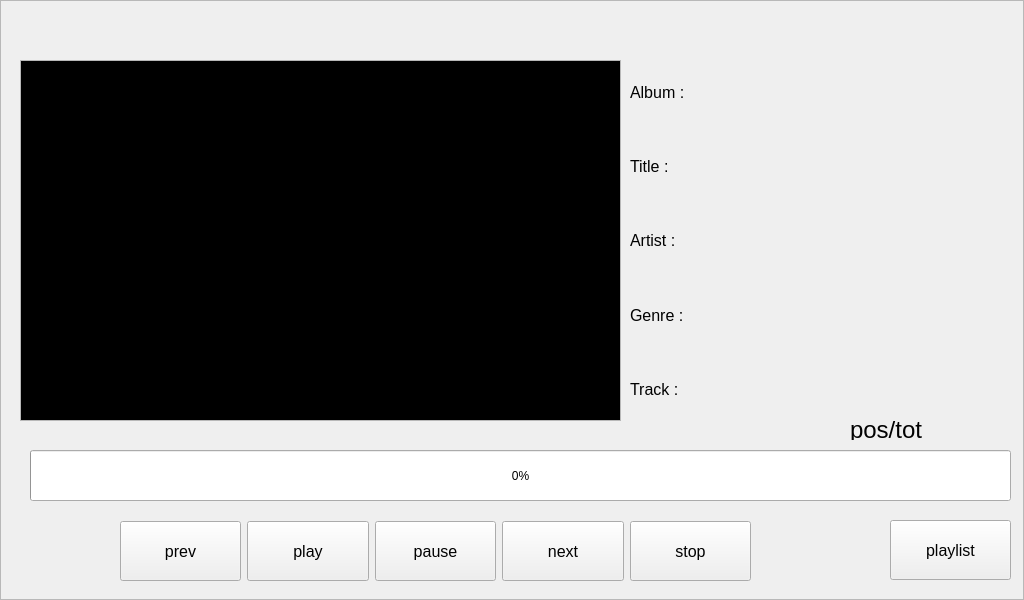
<?xml version="1.0" encoding="UTF-8"?>
<ui version="4.0">
 <class>PlayerAudioFrame</class>
 <widget class="QFrame" name="PlayerAudioFrame">
  <property name="geometry">
   <rect>
    <x>0</x>
    <y>0</y>
    <width>1024</width>
    <height>600</height>
   </rect>
  </property>
  <property name="windowTitle">
   <string>Frame</string>
  </property>
  <property name="autoFillBackground">
   <bool>true</bool>
  </property>
  <property name="styleSheet">
   <string notr="true">color: rgb(1, 1, 1);</string>
  </property>
  <property name="frameShape">
   <enum>QFrame::StyledPanel</enum>
  </property>
  <property name="frameShadow">
   <enum>QFrame::Raised</enum>
  </property>
  <widget class="QPushButton" name="playListButton">
   <property name="geometry">
    <rect>
     <x>890</x>
     <y>520</y>
     <width>121</width>
     <height>60</height>
    </rect>
   </property>
   <property name="minimumSize">
    <size>
     <width>120</width>
     <height>60</height>
    </size>
   </property>
   <property name="font">
    <font>
     <pointsize>12</pointsize>
    </font>
   </property>
   <property name="text">
    <string>playlist</string>
   </property>
  </widget>
  <widget class="QWidget" name="layoutWidget">
   <property name="geometry">
    <rect>
     <x>120</x>
     <y>520</y>
     <width>631</width>
     <height>62</height>
    </rect>
   </property>
   <layout class="QHBoxLayout" name="playControlLayout">
    <item>
     <widget class="QPushButton" name="prevButton">
      <property name="minimumSize">
       <size>
        <width>120</width>
        <height>60</height>
       </size>
      </property>
      <property name="font">
       <font>
        <pointsize>12</pointsize>
       </font>
      </property>
      <property name="text">
       <string>prev</string>
      </property>
     </widget>
    </item>
    <item>
     <widget class="QPushButton" name="playButton">
      <property name="minimumSize">
       <size>
        <width>120</width>
        <height>60</height>
       </size>
      </property>
      <property name="font">
       <font>
        <pointsize>12</pointsize>
       </font>
      </property>
      <property name="text">
       <string>play</string>
      </property>
     </widget>
    </item>
    <item>
     <widget class="QPushButton" name="pauseButton">
      <property name="minimumSize">
       <size>
        <width>120</width>
        <height>60</height>
       </size>
      </property>
      <property name="font">
       <font>
        <pointsize>12</pointsize>
       </font>
      </property>
      <property name="text">
       <string>pause</string>
      </property>
     </widget>
    </item>
    <item>
     <widget class="QPushButton" name="nextButton">
      <property name="minimumSize">
       <size>
        <width>120</width>
        <height>60</height>
       </size>
      </property>
      <property name="font">
       <font>
        <pointsize>12</pointsize>
       </font>
      </property>
      <property name="text">
       <string>next</string>
      </property>
     </widget>
    </item>
    <item>
     <widget class="QPushButton" name="stopButton">
      <property name="minimumSize">
       <size>
        <width>120</width>
        <height>60</height>
       </size>
      </property>
      <property name="font">
       <font>
        <pointsize>12</pointsize>
       </font>
      </property>
      <property name="text">
       <string>stop</string>
      </property>
     </widget>
    </item>
   </layout>
  </widget>
  <widget class="QGraphicsView" name="albumArtView">
   <property name="geometry">
    <rect>
     <x>20</x>
     <y>60</y>
     <width>601</width>
     <height>361</height>
    </rect>
   </property>
   <property name="palette">
    <palette>
     <active>
      <colorrole role="WindowText">
       <brush brushstyle="SolidPattern">
        <color alpha="255">
         <red>1</red>
         <green>1</green>
         <blue>1</blue>
        </color>
       </brush>
      </colorrole>
      <colorrole role="Text">
       <brush brushstyle="SolidPattern">
        <color alpha="255">
         <red>1</red>
         <green>1</green>
         <blue>1</blue>
        </color>
       </brush>
      </colorrole>
      <colorrole role="ButtonText">
       <brush brushstyle="SolidPattern">
        <color alpha="255">
         <red>1</red>
         <green>1</green>
         <blue>1</blue>
        </color>
       </brush>
      </colorrole>
      <colorrole role="Base">
       <brush brushstyle="SolidPattern">
        <color alpha="255">
         <red>0</red>
         <green>0</green>
         <blue>0</blue>
        </color>
       </brush>
      </colorrole>
     </active>
     <inactive>
      <colorrole role="WindowText">
       <brush brushstyle="SolidPattern">
        <color alpha="255">
         <red>1</red>
         <green>1</green>
         <blue>1</blue>
        </color>
       </brush>
      </colorrole>
      <colorrole role="Text">
       <brush brushstyle="SolidPattern">
        <color alpha="255">
         <red>1</red>
         <green>1</green>
         <blue>1</blue>
        </color>
       </brush>
      </colorrole>
      <colorrole role="ButtonText">
       <brush brushstyle="SolidPattern">
        <color alpha="255">
         <red>1</red>
         <green>1</green>
         <blue>1</blue>
        </color>
       </brush>
      </colorrole>
      <colorrole role="Base">
       <brush brushstyle="SolidPattern">
        <color alpha="255">
         <red>0</red>
         <green>0</green>
         <blue>0</blue>
        </color>
       </brush>
      </colorrole>
     </inactive>
     <disabled>
      <colorrole role="WindowText">
       <brush brushstyle="SolidPattern">
        <color alpha="255">
         <red>1</red>
         <green>1</green>
         <blue>1</blue>
        </color>
       </brush>
      </colorrole>
      <colorrole role="Text">
       <brush brushstyle="SolidPattern">
        <color alpha="255">
         <red>1</red>
         <green>1</green>
         <blue>1</blue>
        </color>
       </brush>
      </colorrole>
      <colorrole role="ButtonText">
       <brush brushstyle="SolidPattern">
        <color alpha="255">
         <red>1</red>
         <green>1</green>
         <blue>1</blue>
        </color>
       </brush>
      </colorrole>
      <colorrole role="Base">
       <brush brushstyle="SolidPattern">
        <color alpha="255">
         <red>68</red>
         <green>68</green>
         <blue>68</blue>
        </color>
       </brush>
      </colorrole>
     </disabled>
    </palette>
   </property>
   <property name="mouseTracking">
    <bool>false</bool>
   </property>
   <property name="autoFillBackground">
    <bool>true</bool>
   </property>
   <property name="verticalScrollBarPolicy">
    <enum>Qt::ScrollBarAlwaysOff</enum>
   </property>
   <property name="horizontalScrollBarPolicy">
    <enum>Qt::ScrollBarAlwaysOff</enum>
   </property>
  </widget>
  <widget class="QWidget" name="layoutWidget_2">
   <property name="geometry">
    <rect>
     <x>630</x>
     <y>60</y>
     <width>301</width>
     <height>361</height>
    </rect>
   </property>
   <layout class="QVBoxLayout" name="verticalLayout">
    <property name="spacing">
     <number>30</number>
    </property>
    <property name="leftMargin">
     <number>0</number>
    </property>
    <property name="topMargin">
     <number>10</number>
    </property>
    <property name="bottomMargin">
     <number>10</number>
    </property>
    <item>
     <widget class="QLabel" name="labelAlbum">
      <property name="font">
       <font>
        <pointsize>12</pointsize>
       </font>
      </property>
      <property name="text">
       <string>Album :</string>
      </property>
     </widget>
    </item>
    <item>
     <widget class="QLabel" name="labelTitle">
      <property name="font">
       <font>
        <pointsize>12</pointsize>
       </font>
      </property>
      <property name="text">
       <string>Title :</string>
      </property>
     </widget>
    </item>
    <item>
     <widget class="QLabel" name="labelArtist">
      <property name="font">
       <font>
        <pointsize>12</pointsize>
       </font>
      </property>
      <property name="text">
       <string>Artist :</string>
      </property>
     </widget>
    </item>
    <item>
     <widget class="QLabel" name="labelGenre">
      <property name="font">
       <font>
        <pointsize>12</pointsize>
       </font>
      </property>
      <property name="text">
       <string>Genre :</string>
      </property>
     </widget>
    </item>
    <item>
     <widget class="QLabel" name="labelTrackNumber">
      <property name="font">
       <font>
        <pointsize>12</pointsize>
       </font>
      </property>
      <property name="text">
       <string>Track :</string>
      </property>
     </widget>
    </item>
   </layout>
  </widget>
  <widget class="QProgressBar" name="progressBar">
   <property name="geometry">
    <rect>
     <x>30</x>
     <y>450</y>
     <width>981</width>
     <height>51</height>
    </rect>
   </property>
   <property name="minimumSize">
    <size>
     <width>0</width>
     <height>40</height>
    </size>
   </property>
   <property name="maximum">
    <number>100000</number>
   </property>
   <property name="value">
    <number>24</number>
   </property>
   <property name="textVisible">
    <bool>true</bool>
   </property>
   <property name="invertedAppearance">
    <bool>false</bool>
   </property>
  </widget>
  <widget class="QLabel" name="durationlabel">
   <property name="geometry">
    <rect>
     <x>850</x>
     <y>420</y>
     <width>161</width>
     <height>20</height>
    </rect>
   </property>
   <property name="font">
    <font>
     <pointsize>18</pointsize>
    </font>
   </property>
   <property name="layoutDirection">
    <enum>Qt::RightToLeft</enum>
   </property>
   <property name="text">
    <string>pos/tot</string>
   </property>
  </widget>
 </widget>
 <resources/>
 <connections/>
</ui>
